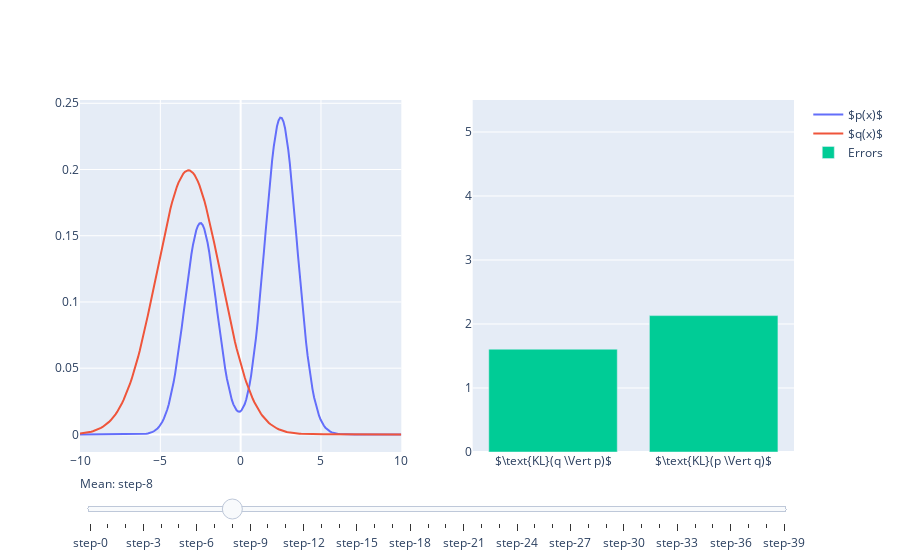

The cell this chart's notebook holds for it:
### Code cell
%matplotlib widget
# The line above is needed for jupyter lab users to
# see the interactive plot below.
# Jupyter lab users also need to install/update the package ipympl
# and restart jupyter lab.
# For details, see: https://stackoverflow.com/questions/50149562/jupyterlab-interactive-plot

# Create figure
fig = make_subplots(1, 2)

# Add traces of densities p(x) and q(x)
fig.add_trace(
    go.Scatter(x=x, y=px, name=r'$p(x)$', visible=True), row=1, col=1)  # p(x)
step_range = np.arange(-5, 5, 0.25)
num = len(step_range) + 1
for step in step_range:
    fig.add_trace(
        go.Scatter(
            visible=False,
            # line=dict(color="#00CED1", width=6),
            name=r'$q(x)$',
            x=x,
            y=norm.pdf(x, loc=step, scale=qscale)),
        row=1,
        col=1)

# Add traces of errors, i.e., KL(p||q) and KL(q||p).
for step in step_range:
    qsample = np.random.normal(step, qscale, size=nsample)
    type1 = np.mean(np.log(qdensity(qsample, step) / pdensity(qsample)))
    psample = get_psample(nsample)
    type2 = np.mean(np.log(pdensity(psample) / qdensity(psample, step)))
    fig.add_trace(
        go.Bar(
            visible=False,
            # line=dict(color="#00CED1", width=6),
            name='Errors',
            x=[r'$\text{KL}(q \Vert p)$', r'$\text{KL}(p \Vert q)$'],
            y=[type1, type2]),
        row=1,
        col=2)

# Make 8th trace visible
fig.data[8].visible = True
fig.data[num+8].visible = True

# Create and add slider
steps = []
for i in range(1, num):
    step = dict(
        method="update",
        args=[{"visible": [False] * len(fig.data)},
              {"title": "Slider switched to mean = " + str(np.round(step_range[i-1], 1))}],  # layout attribute
    )
    # Toggle visible trace
    step["args"][0]["visible"][0] = True
    step["args"][0]["visible"][i] = True
    step["args"][0]["visible"][num+i-1] = True
    steps.append(step)

sliders = [dict(
    active=8,
    currentvalue={"prefix": "Mean: "},
    steps=steps
)]

fig.update_layout(
    sliders=sliders,
    yaxis2 = dict(range=[0, 5.5])
)

fig.show()
